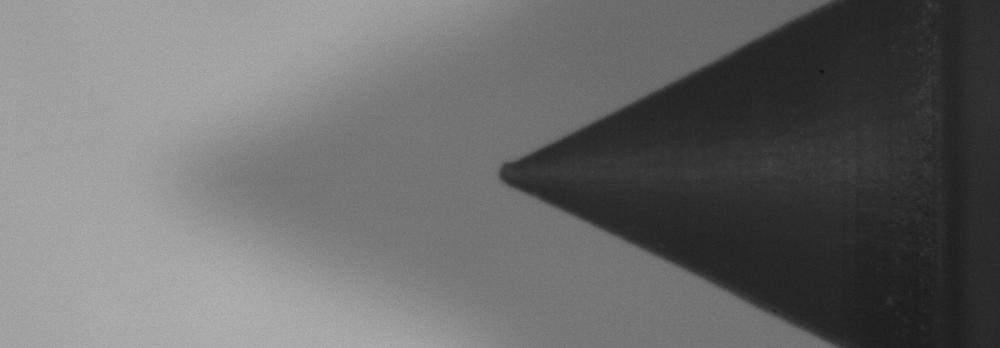
#> input picture ToolingPin/Templates/WithPaper-Left-Length/3834x1336.png, 1000 x 348 px, shrunk from 3834 x 1336 before the run, found by its file name
$ python AutomaticTemplateMaker-Width.py
#> lines starting #> are read from the running program, lines starting #| are printed output that depends on the picture
from PIL import Image

count = 1
img = Image.open("./Templates/WithPaper-Right-Width/3834x1336.png")
#> img is the input picture: PIL image 1000x348 L; min 18, max 180, mean 106.5
interval = 100
w, l = img.size
#> w = 1000; l = 348

while w - interval*count > 0:
    to_crop = count*interval/2
    img.crop((to_crop, 0, w-to_crop, l)
             ).save("./Templates/WithPaper-Right-Width/" + str(w-interval*count) + "x1336" + ".png")
    count += 1
#> this loop made 9 passes
#> pass 1, `img.crop((to_crop, 0, w-to_crop, l) ).save("./Templates/WithPaper-Righ..`:
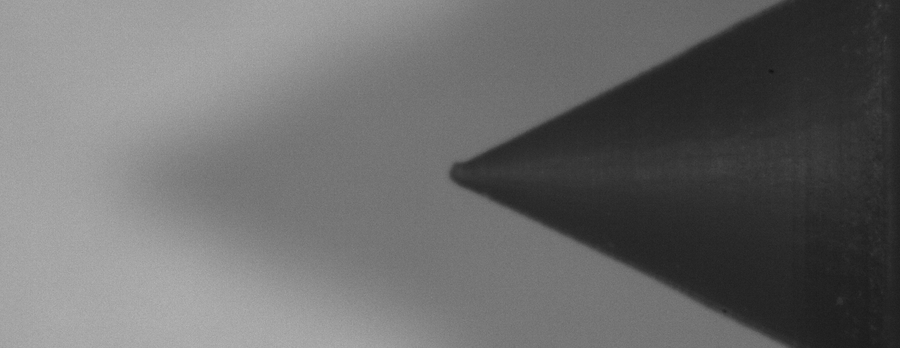
#> saved as 900x1336.png: PIL image 900x348 L; min 18, max 180, mean 107.1
#> pass 2, `img.crop((to_crop, 0, w-to_crop, l) ).save("./Templates/WithPaper-Righ..`:
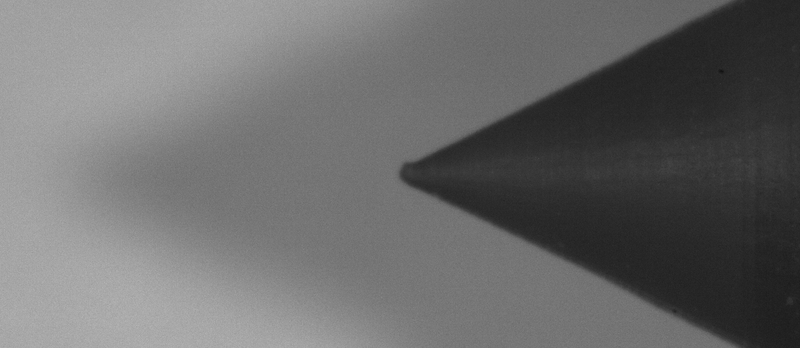
#> saved as 800x1336.png: PIL image 800x348 L; min 18, max 180, mean 107.9
#> after the loop, count = 10

print("done")
